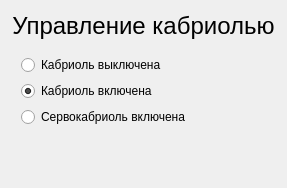
<?xml version="1.0" encoding="UTF-8"?>
<ui version="4.0">
 <class>KabriolWindow</class>
 <widget class="QDialog" name="KabriolWindow">
  <property name="geometry">
   <rect>
    <x>0</x>
    <y>0</y>
    <width>400</width>
    <height>300</height>
   </rect>
  </property>
  <property name="windowTitle">
   <string>Кабриоль</string>
  </property>
  <layout class="QGridLayout" name="gridLayout">
   <property name="sizeConstraint">
    <enum>QLayout::SetFixedSize</enum>
   </property>
   <property name="leftMargin">
    <number>12</number>
   </property>
   <property name="topMargin">
    <number>12</number>
   </property>
   <property name="rightMargin">
    <number>12</number>
   </property>
   <property name="bottomMargin">
    <number>12</number>
   </property>
   <item row="1" column="0" colspan="2">
    <widget class="QFrame" name="cabriolModeFrame">
     <property name="sizePolicy">
      <sizepolicy hsizetype="Preferred" vsizetype="Preferred">
       <horstretch>0</horstretch>
       <verstretch>3</verstretch>
      </sizepolicy>
     </property>
     <property name="frameShape">
      <enum>QFrame::NoFrame</enum>
     </property>
     <property name="frameShadow">
      <enum>QFrame::Plain</enum>
     </property>
     <layout class="QVBoxLayout" name="verticalLayout_6">
      <item>
       <widget class="QRadioButton" name="kabriolOffRadioButton">
        <property name="text">
         <string>Кабриоль выключена</string>
        </property>
        <property name="checked">
         <bool>false</bool>
        </property>
       </widget>
      </item>
      <item>
       <widget class="QRadioButton" name="kabriolOnRadioButton">
        <property name="text">
         <string>Кабриоль включена</string>
        </property>
        <property name="checked">
         <bool>true</bool>
        </property>
       </widget>
      </item>
      <item>
       <widget class="QRadioButton" name="kabriolServoRadioButton">
        <property name="text">
         <string>Сервокабриоль включена</string>
        </property>
       </widget>
      </item>
      <item>
       <spacer name="verticalSpacer">
        <property name="orientation">
         <enum>Qt::Vertical</enum>
        </property>
        <property name="sizeHint" stdset="0">
         <size>
          <width>20</width>
          <height>40</height>
         </size>
        </property>
       </spacer>
      </item>
     </layout>
    </widget>
   </item>
   <item row="0" column="0" colspan="2">
    <widget class="QLabel" name="kabriolTitleLabel">
     <property name="font">
      <font>
       <pointsize>18</pointsize>
      </font>
     </property>
     <property name="text">
      <string>Управление кабриолью</string>
     </property>
     <property name="alignment">
      <set>Qt::AlignCenter</set>
     </property>
    </widget>
   </item>
  </layout>
 </widget>
 <resources/>
 <connections/>
</ui>
